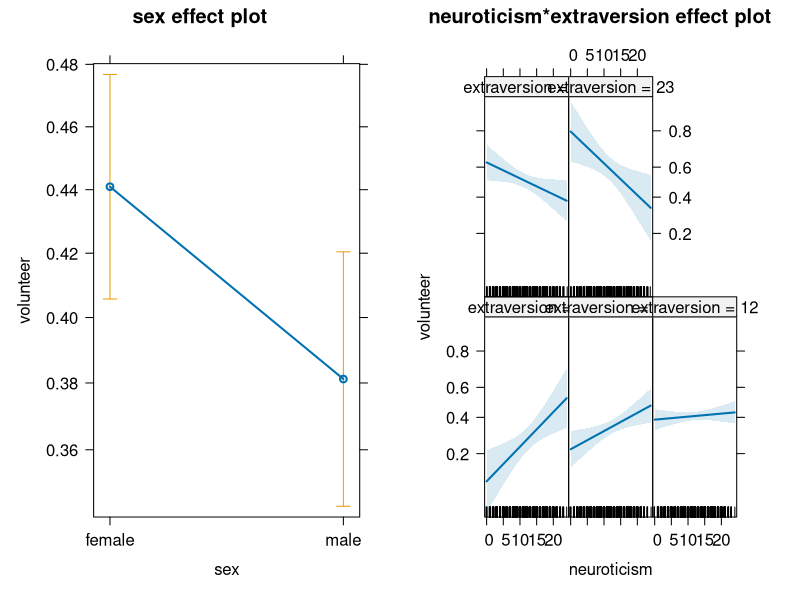
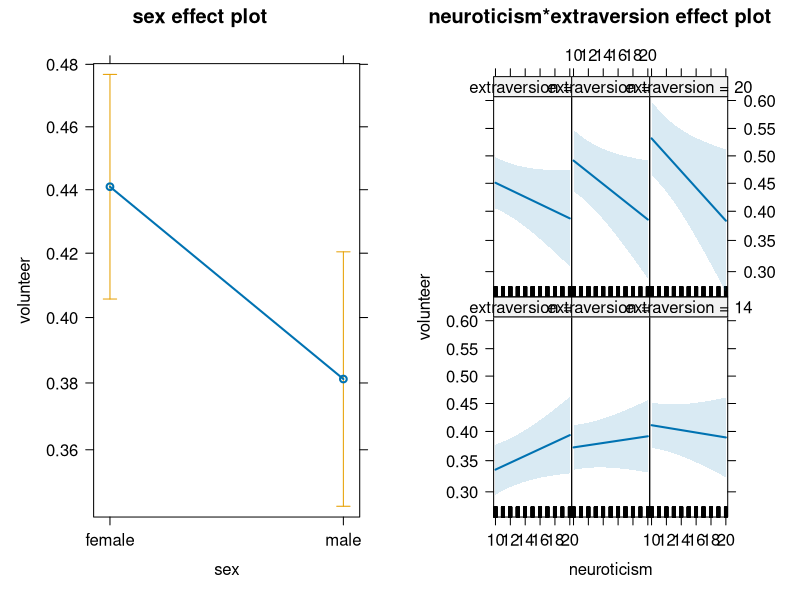
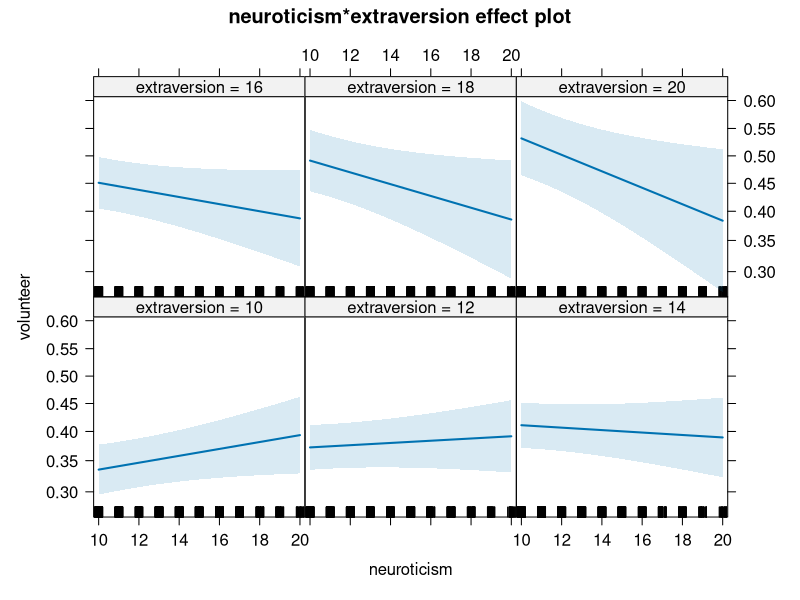
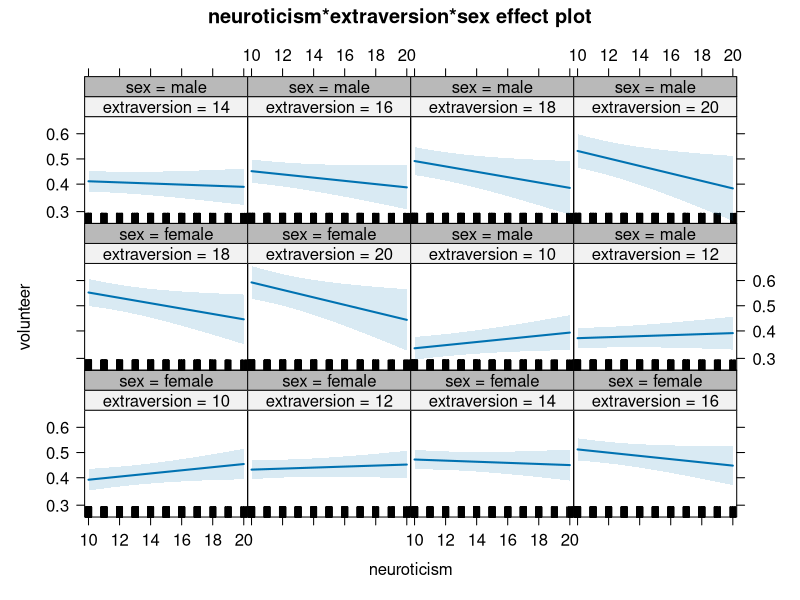
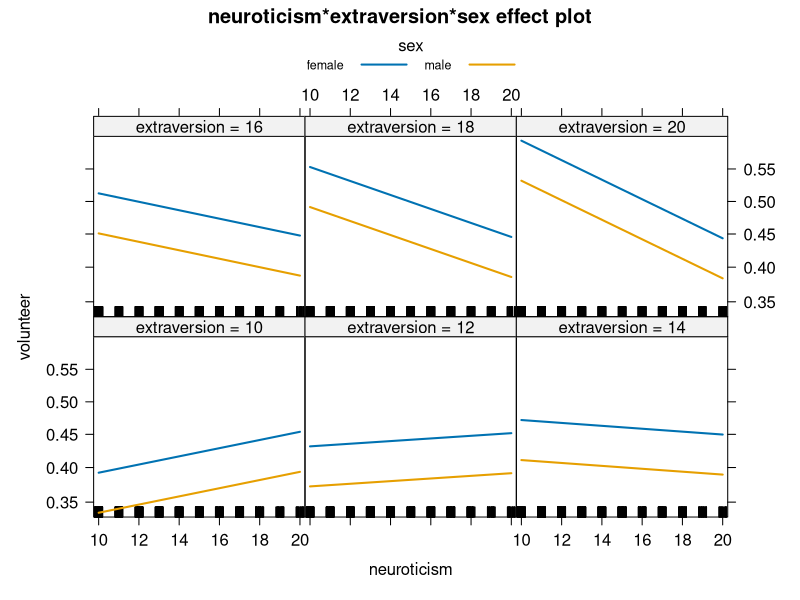

The R script that drew these images, in order:
library(effects)

mod.cowles <- glm(volunteer ~ sex + neuroticism*extraversion,
                  data=Cowles, family=binomial)


summary(mod.cowles)

plot(allEffects(mod.cowles))

e.out <- allEffects(mod.cowles)

e.out$sex$model.matrix

mean(Cowles$neuroticism)
mean(Cowles$extraversion)
mean(Cowles$neuroticism) * mean(Cowles$extraversion) # interaction


plot(allEffects(mod.cowles, 
           xlevels=list(extraversion=seq(10, 20, 2), neuroticism=10:20),
           given.values=c(sexmale=1)))


plot(Effect(focal.predictors = c("neuroticism","extraversion"), mod = mod.cowles,
            xlevels=list(extraversion=seq(10, 20, 2), neuroticism=10:20),
            given.values=c(sexmale=1)))


plot(Effect(focal.predictors = c("neuroticism","extraversion","sex"), mod = mod.cowles,
            xlevels=list(extraversion=seq(10, 20, 2), neuroticism=10:20)))


plot(Effect(focal.predictors = c("neuroticism","extraversion","sex"), mod = mod.cowles,
            xlevels=list(extraversion=seq(10, 20, 2), neuroticism=10:20)),
     multiline = TRUE)
